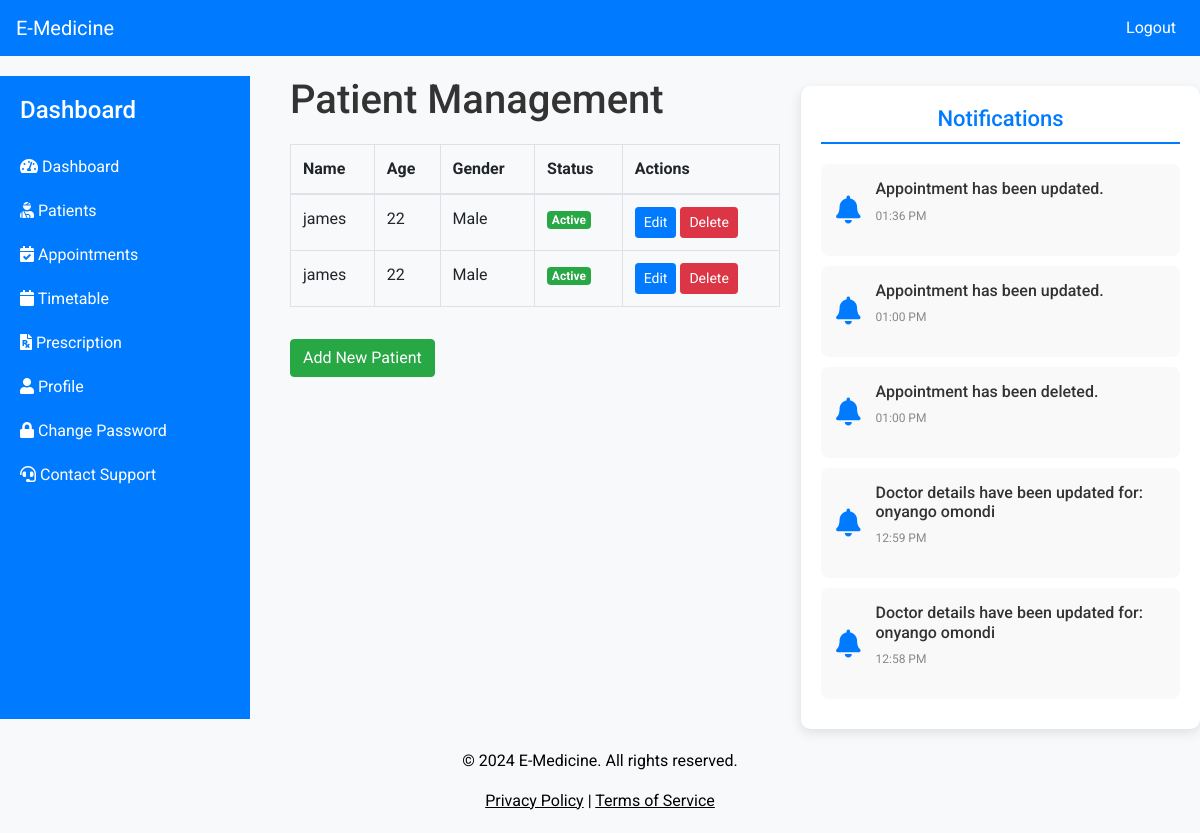
Screenshot of /doctor/patientdata.php (signed in) with the database file from the repository.
### tables this page shows
CREATE TABLE `patients` (
  `PatientID` int(11) NOT NULL,
  `firstname` varchar(100) NOT NULL,
  `lastname` varchar(255) NOT NULL,
  `Age` int(11) NOT NULL,
  `Gender` enum('Male','Female','Other') NOT NULL,
  `Phone` varchar(15) DEFAULT NULL,
  `Email` varchar(100) DEFAULT NULL,
  `Address` varchar(255) DEFAULT NULL,
  `CreatedAt` timestamp NOT NULL DEFAULT current_timestamp(),
  `Password` varchar(255) NOT NULL,
  `status` varchar(250) NOT NULL,
  `ProfileImage` varchar(250) NOT NULL,
  `reset_token` varchar(6) DEFAULT NULL,
  `token_expiration` int(11) DEFAULT NULL
);

CREATE TABLE `notification` (
  `ID` int(11) NOT NULL,
  `Description` varchar(255) NOT NULL,
  `DoctorID` int(11) NOT NULL,
  `Timestamp` timestamp NOT NULL DEFAULT current_timestamp()
);

### doctor/patientdata.php (the view, shortened to what this page needs)
<?php
include '../access/config.php';
$stmt = $conn->prepare("
    SELECT p.PatientID, p.firstname, p.Age, p.Gender, p.CreatedAt, p.Status
    FROM patients p
    JOIN appointments a ON p.PatientID = a.PatientID
    WHERE a.DoctorID = ?
");
$stmt->bind_param("s", $_SESSION['doctor_id']);
$stmt->execute();
$result = $stmt->get_result();
$patients = $result->fetch_all(MYSQLI_ASSOC);
?>
<!DOCTYPE html>
<html lang="en">
<head>
    <link rel="stylesheet" href="https://stackpath.bootstrapcdn.com/bootstrap/4.5.2/css/bootstrap.min.css">
</head>
<body>
<?php include '../resources/includes/d_header.php'; ?>
<div class="dashboard">
    <?php include '../resources/includes/d_sidebar.php'; ?>
    <div class="content">
        <h1>Patient Management</h1>
        <div class="patient-table">
            <table class="table table-bordered">
                <thead>
                    <tr>
                        <th>Name</th>
                        <th>Age</th>
                        <th>Gender</th>
                        <th>Status</th>
                        <th>Actions</th>
                    </tr>
                </thead>
                <tbody>
                    <?php foreach ($patients as $patient): ?>
                        <tr>
                            <td><?php echo htmlspecialchars($patient['firstname']); ?></td>
                            <td><?php echo htmlspecialchars($patient['Age']); ?></td>
                            <td><?php echo htmlspecialchars($patient['Gender']); ?></td>
                            <td><span class="badge <?php echo $patient['Status'] == 'Active' ? 'badge-success' : 'badge-danger'; ?>"><?php echo htmlspecialchars($patient['Status']); ?></span></td>
                            <td>
                                <button class="btn btn-primary btn-sm" data-toggle="modal" data-target="#editPatientModal<?php echo $patient['PatientID']; ?>">Edit</button>
                                <button class="btn btn-danger btn-sm">Delete</button>
                            </td>
                        </tr>
                    <?php endforeach; ?>
                </tbody>
            </table>
        </div>
        <button type="button" class="btn btn-success mt-3" data-toggle="modal" data-target="#addPatientModal">
            Add New Patient
        </button>
    </div>
    <?php include '../resources/includes/d_notification.php'; ?>
</div>
<?php include '../resources/includes/footer.php'; ?>
</body>
</html>

### resources/includes/d_notification.php (shortened to what this page needs)
<?php
include '../access/config.php';
$doctor_id = $_SESSION['doctor_id'];
$query = "SELECT `Description`, `Timestamp` FROM `notification` WHERE `DoctorID` = ? ORDER BY `Timestamp` DESC LIMIT 5";
$stmt = $conn->prepare($query);
$stmt->bind_param("i", $doctor_id);
$stmt->execute();
$result = $stmt->get_result();
$notifications = [];
while ($row = $result->fetch_assoc()) {
    $notifications[] = $row;
}
?>
<div class="notification-sidebar">
    <h5>Notifications</h5>
    <?php if (empty($notifications)): ?>
        <div class="notification info">
            <i class="fas fa-info-circle notification-icon"></i>
            <div class="notification-content">
                <h6>No new notifications.</h6>
            </div>
        </div>
    <?php else: ?>
        <?php foreach ($notifications as $index => $notification): ?>
            <div class="notification <?php echo $index === 0 ? 'dance' : ''; ?>">
                <i class="fas fa-bell notification-icon"></i>
                <div class="notification-content">
                    <h6><?php echo htmlspecialchars($notification['Description']); ?></h6>
                    <p class="notification-time"><?php echo date('h:i A', strtotime($notification['Timestamp'])); ?></p>
                </div>
            </div>
        <?php endforeach; ?>
    <?php endif; ?>
</div>
<link rel="stylesheet" href="https://cdnjs.cloudflare.com/ajax/libs/font-awesome/5.15.4/css/all.min.css">

### doctor/patientdata.php (style rules this page uses)
body { font-family: 'Roboto', sans-serif; background-color: #f5f7fa; color: #333; }
.dashboard { display: flex; }
.content { flex: 1; padding: 20px; }
.patient-table { margin-top: 20px; }

### resources/includes/d_notification.php (style rules this page uses)
body { font-family: 'Roboto', sans-serif; background-color: #f8f9fa; margin: 0; padding: 0; }
.notification-sidebar { width: 400px; padding: 20px; border-left: 1px solid #e9ecef; background: #ffffff; box-shadow: 0 4px 12px rgba(0, 0, 0, 0.1); margin-top: 30px; border-radius: 10px; position: relative; transition: transform 0.3s ease; }
h5 { margin-bottom: 20px; font-size: 22px; color: #007bff; border-bottom: 2px solid #007bff; padding-bottom: 10px; text-align: center; }
.notification { display: flex; align-items: center; padding: 15px; border-radius: 8px; margin-bottom: 10px; transition: background-color 0.3s ease, transform 0.3s ease; position: relative; overflow: hidden; background-color: #f9f9f9; cursor: pointer; }
.notification-icon { font-size: 28px; margin-right: 15px; flex-shrink: 0; color: #007bff; }
.notification-content { flex: 1; }
.notification-time { font-size: 12px; color: #888; margin-top: 5px; }
.dance { animation: dance 0.8s ease-in-out infinite; }

### rows the page displays
patients: firstname "james", Age "22", Gender "Male", status "Active"
notification: Description "Appointment has been updated.", Timestamp "01:36 PM"
notification: Description "Appointment has been updated.", Timestamp "01:00 PM"
notification: Description "Appointment has been deleted.", Timestamp "01:00 PM"
notification: Description "Doctor details have been updated for: onyango omondi", Timestamp "12:59 PM"
notification: Description "Doctor details have been updated for: onyango omondi", Timestamp "12:58 PM"
